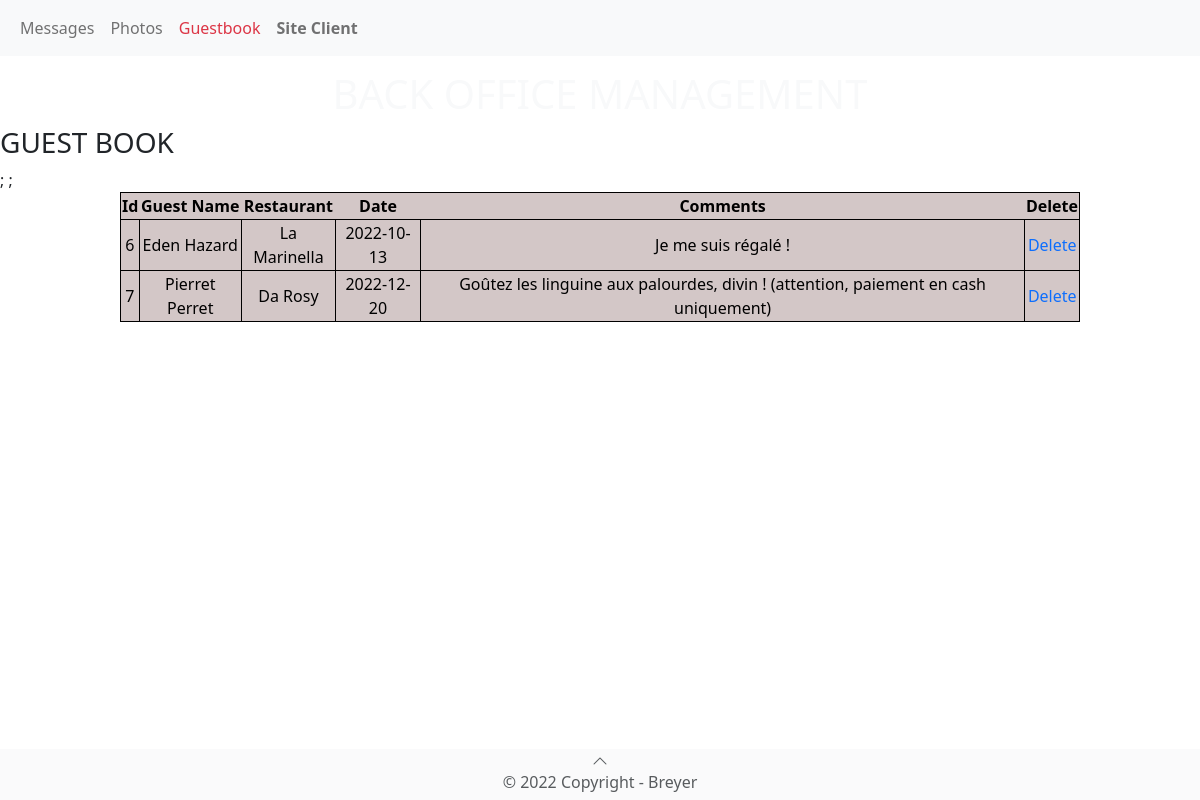
Screenshot of /backOfficeGuestBook.php with the database file from the repository.
### tables this page shows
CREATE TABLE `guestBook` (
  `id` int(11) NOT NULL,
  `guestname` varchar(20) NOT NULL,
  `restaurant` varchar(60) DEFAULT NULL,
  `date` date NOT NULL,
  `comments` varchar(180) DEFAULT NULL
);

### backOfficeGuestBook.php (the view, shortened to what this page needs)
<?php
	$dbhost = "localhost";
	$dbuser = "root";
	$dbpass = "";
	$db = "restaurant";
	$bdd = new PDO("mysql:host=$dbhost;dbname=$db",$dbuser,$dbpass);
$requete = $bdd->query('SELECT * FROM guestBook');
?>
<!DOCTYPE html>
<html lang="fr">
<head>
    <link href="https://cdn.jsdelivr.net/npm/bootstrap@5.2.0-beta1/dist/css/bootstrap.min.css" rel="stylesheet">
    <link rel="stylesheet" href="https://cdn.jsdelivr.net/npm/bootstrap-icons@1.8.2/font/bootstrap-icons.css">
    <link rel="stylesheet" href="styles.css" />
</head>
<nav class="navbar navbar-expand-lg bg-light navbar-light fixed-top">
  <div class="container-fluid">
          <div class="collapse navbar-collapse" id="navbarTogglerDemo01">
            <ul class="navbar-nav me-auto mb-4 mb-lg-0">
                <li class="nav-item bg-transparent">
                  <a class="nav-link" aria-current="page" href="backOffice.php">Messages</a>
                </li>
                <li class="nav-item bg-transparent">
                  <a class="nav-link" href="backOfficePictures.php">Photos</a>
                </li>
                <li class="nav-item bg-transparent">
                  <a class="nav-link text-danger" href="backOfficeGuestBook.php">Guestbook</a>
                </li>
                <li class="nav-imtem text-light fw-bold rounded">
                  <a class="nav-link" href="index.php">Site Client</a>
                </li>
            </ul>
          </div>
  </div>
</nav>
<main>
<h1 class="text-light text-center">BACK OFFICE MANAGEMENT</h1>
<h3> GUEST BOOK</h3>
    <table id="background_table">
        <tr>
            <th>Id</th>
            <th>Guest Name</th>
            <th>Restaurant</th>
            <th>Date</th>
            <th>Comments</th>
            <th>Delete</th>
        </tr>
<?php
while ($donnees = $requete->fetch()){
echo '  <tr>
                <td>'.$donnees['id'].'</td>
                <td>'.$donnees['guestname'].'</td>
                <td>'.$donnees['restaurant'].'</td>
                <td>'.$donnees['date'].'</td>
                <td>'.$donnees['comments'].'</td>'
                ?>
                <td><a href="deleteGuestBook.php?id=<?php echo $donnees['id']; ?>" style="text-decoration:none">Delete</a></td>
        </tr>;
<?php
}
?>
    </table>
</main>
<footer class="bg-light opacity-75 text-center fixed-bottom">
  <a href="#up"><span class="bi bi-chevron-up text-dark"></span></a>
  <h6 class="text-dark">© 2022 Copyright - Breyer</h6>
</footer>
</html>

### styles.css (style rules this page uses)
main { margin-bottom: 120px; }
#background_table { width: 80%; margin: auto; }
#background_table, td, tr { background-color: rgb(211, 199, 199); color: black; border: solid 1px; text-align: center; height: 1.3rem; }

### rows the page displays
guestbook: id "6", guestname "Eden Hazard", restaurant "La Marinella", date "2022-10-13", comments "Je me suis régalé !"
guestbook: id "7", guestname "Pierret Perret", restaurant "Da Rosy", date "2022-12-20", comments "Goûtez les linguine aux palourdes, divin ! (attention, paiement en cash uniquement)"
